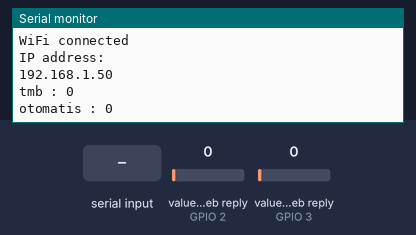
The sketch below on a simulated ESP8266 (NodeMCU). Shown: the last lines printed to the serial monitor. Inputs (shaded band) come from the test bench; at power-on: value in the web reply (sensors on GPIO 2, GPIO 3) 0. WiFi joins after 1.5 s; servers stay silent unless stated; web services answer with replies made up by the test bench.

Above: at 2.7 s.
2.8 s: "1" received over the second serial link
At 8.5 s:
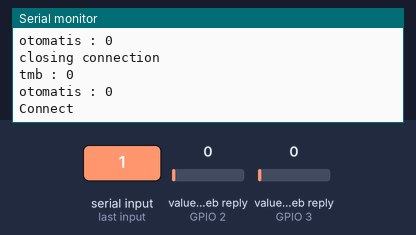
9.2 s: value in the web reply (sensor on GPIO 2) set to 2
At 13.2 s:
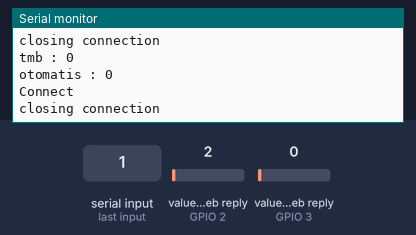
15.6 s: value in the web reply (sensor on GPIO 3) set to 2
At 19.4 s:
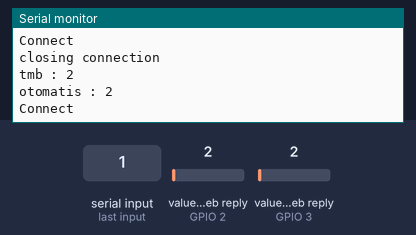
22.0 s: value in the web reply (sensor on GPIO 2) set to 25
At 24.9 s:
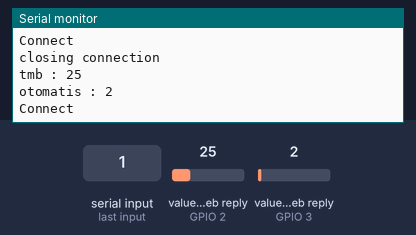
28.4 s: value in the web reply (sensor on GPIO 3) set to 25
At 31.6 s:
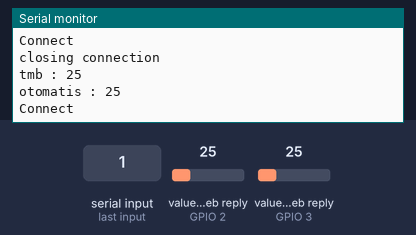
Timing chart, 0 to 33.1 s (numbered marks = the images above; inputs shaded):
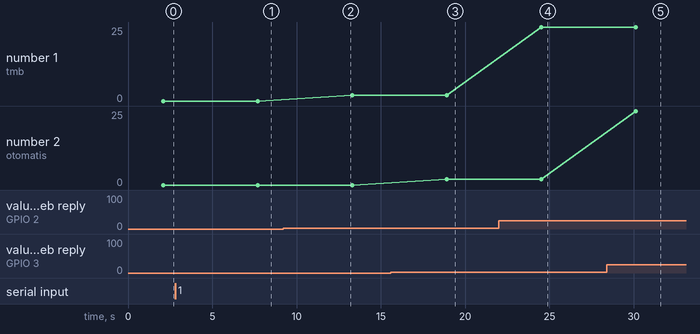

Measured:
- after the input at 2.8 s, the serial monitor: prints a new line after 4.9 s (image 1)
- after the input at 15.6 s, the serial monitor: prints a new line after 3.3 s (image 3)
- after the input at 22.0 s, the serial monitor: prints a new line after 2.5 s (image 4)
- after the input at 28.4 s, the serial monitor: prints a new line after 1.7 s (image 5)
- plotted number 1: 0 → 2 after the input at 9.2 s, 2 → 25 after the input at 22.0 s

The sketch:

BakAirRev1.ino.ino
```cpp
#include <ESP8266WiFi.h>
#include "ThingSpeak.h"
#include <SoftwareSerial.h>
#include <ArduinoJson.h>
SoftwareSerial s(14,12); //Rx - Tx

#ifndef STASSID
#define STASSID "Mate9"
#define STAPSK  "ed66abe688e"
#endif

unsigned long myChannelNumber = 892519;
const char * myWriteAPIKey = "DZYQO0UVSRNY49LL";
const char * myReadAPIKey = "E415HV5WX0EU0OS4";
const int FieldNumber1 = 1;  // The field you wish to read
const int FieldNumber2 = 2;
const int FieldNumber3 = 3;

const char* ssid     = STASSID;
const char* password = STAPSK;
WiFiClient clientt;

long statusCode;

long tmb;
long otomatis;
long nlTmb;

void setup() {
  // put your setup code here, to run once:
  Serial.begin(115200);
  s.begin(9600);
  // We start by connecting to a WiFi network
  Serial.print("Connecting to ");
  Serial.println(ssid);

  WiFi.mode(WIFI_STA);
  WiFi.begin(ssid, password);
  ThingSpeak.begin(clientt);

  while (WiFi.status() != WL_CONNECTED) {
    delay(500);
    Serial.print(".");
  }

  Serial.println("");
  Serial.println("WiFi connected");
  Serial.println("IP address: ");
  Serial.println(WiFi.localIP());

}

void loop() {
  // put your main code here, to run repeatedly:
  //  writefield();

  readField2();

  // Close the connection
  Serial.println();
  Serial.println("closing connection");

//  delay(4000); // execute once every 5 minutes, don't flood remote service
}

void readField2(){

  tmb = ThingSpeak.readLongField(myChannelNumber, FieldNumber2, myReadAPIKey);
  otomatis = ThingSpeak.readLongField(myChannelNumber, FieldNumber3, myReadAPIKey);
  statusCode = ThingSpeak.getLastReadStatus();
  if (statusCode == 200){
    StaticJsonBuffer<1000> jsonBuffer;
    JsonObject& root = jsonBuffer.createObject();
    Serial.print("tmb : ");
    Serial.println(tmb);
    Serial.print("otomatis : ");
    Serial.println(otomatis);
    root["data1"] = "csaca";
    root["data2"] = "sdada";
    if(s.available()>0){
      root.printTo(s);
      Serial.println("Connect");
    }delay(2000);
  }else{
      Serial.println("Unable to read channel / No internet connection");
    }
  delay(3000);
}
```
